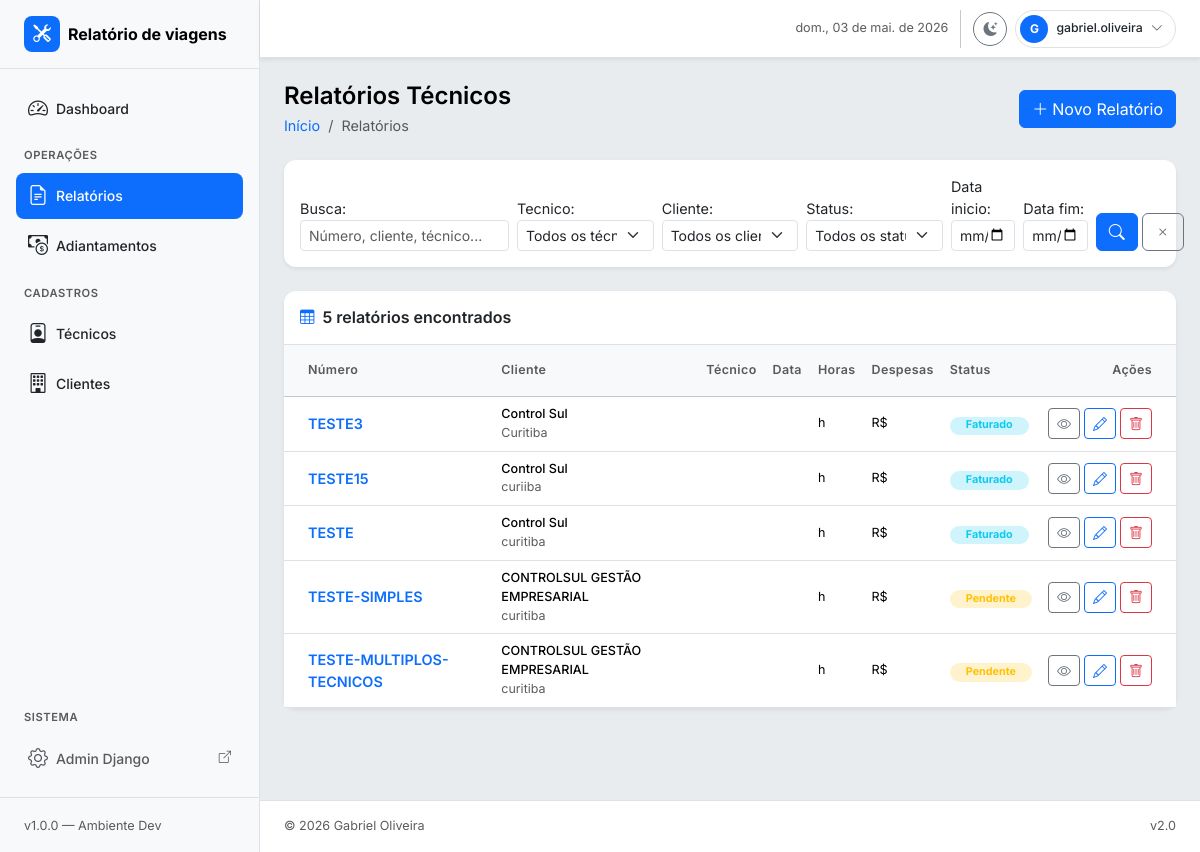
/relatorios/ (signed in), run on the app's committed database.
### relatorios/models.py (models this page shows, shortened)
class RelatorioTecnico(models.Model):
    numero = models.CharField("Número", max_length=30, unique=True)
    status = models.CharField(
        "Status",
        max_length=20,
        choices=StatusRelatorio.choices,
        default=StatusRelatorio.RASCUNHO,
    )
    cliente = models.ForeignKey(
        Cliente,
        on_delete=models.PROTECT,
        related_name="relatorios",
        verbose_name="Cliente",
    )
    tecnico_responsavel = models.ForeignKey(
        Tecnico,
        on_delete=models.PROTECT,
        related_name="relatorios_responsavel",
        verbose_name="Técnico responsável",
    )
    tecnicos_adicionais = models.ManyToManyField(
        Tecnico,
        through="RelatorioTecnicoEquipe",
        related_name="relatorios_equipe",
        blank=True,
        verbose_name="Equipe adicional",
    )
    STATUS_CHOICES = [
        ("rascunho", "Rascunho"),
        ("enviado", "Enviado"),
    ]
    status = models.CharField(
        max_length=20,
        choices=STATUS_CHOICES,
        default="rascunho",
    )
    cidade_atendimento = models.CharField("Cidade de atendimento", max_length=100)
    uf_atendimento = models.CharField(
        "UF",
        max_length=2,
        choices=UF.choices,
        default=UF.PR,
    )
    tipo_localidade = models.CharField(
        "Tipo de localidade",
        max_length=10,
        choices=TipoLocalidade.choices,
        default=TipoLocalidade.INTERIOR,
    )
    data_inicio = models.DateField("Data início")
    data_fim = models.DateField("Data fim")
    motivo = models.TextField("Motivo / Descrição do serviço")
    centro_custo = models.CharField(
        "Centro de custo / Classificação",
        max_length=100,
        blank=True,
        help_text="Aplicado a todos os itens deste relatório.",
    )
    valor_adiantamento = models.DecimalField(
        "Adiantamento recebido (R$)",
        max_digits=10,
        decimal_places=2,
        default=Decimal("0.00"),
        validators=[MinValueValidator(Decimal("0.00"))],
    )
    observacoes = models.TextField("Observações gerais", blank=True)
    criado_em = models.DateTimeField(auto_now_add=True)
    atualizado_em = models.DateTimeField(auto_now=True)
    class Meta:
        verbose_name = "Relatório Técnico"
        verbose_name_plural = "Relatórios Técnicos"
        ordering = ["-data_inicio", "-criado_em"]

class Cliente(models.Model):
    nome = models.CharField("Nome / Razão Social", max_length=200)
    cnpj_cpf = models.CharField(
        "CNPJ / CPF",
        max_length=20,
        blank=True,
        null=True,
        unique=True,
    )
    cidade = models.CharField(
        "Cidade",
        max_length=100,
        blank=True,
        null=True,
    )
    uf = models.CharField(
        "UF",
        max_length=2,
        choices=UF.choices,
        blank=True,
        null=True,
    )
    contato = models.CharField(
        "Contato",
        max_length=100,
        blank=True,
        null=True,
    )
    telefone = models.CharField(
        "Telefone",
        max_length=20,
        blank=True,
        null=True,
    )
    email = models.EmailField(
        "E-mail",
        blank=True,
        null=True,
    )
    ativo = models.BooleanField("Ativo", default=True)
    valor_km = models.DecimalField(
        "Valor por KM (R$)",
        max_digits=10,
        decimal_places=2,
        blank=True,
        null=True,
    )
    criado_em = models.DateTimeField(auto_now_add=True)
    class Meta:
        verbose_name = "Cliente"
        verbose_name_plural = "Clientes"
        ordering = ["nome"]
    def __str__(self):
        return self.nome

### relatorios/views.py (the view, shortened to what this page needs)
# urls.py: path("relatorios/", views.RelatorioListView.as_view(), name="relatorio_list"),
class RelatorioListView(ListView):
    model = RelatorioTecnico
    template_name = "relatorios/relatorio_list.html"
    context_object_name = "relatorios"
    paginate_by = 15
    def get_queryset(self):
        qs = RelatorioTecnico.objects.select_related("cliente", "tecnico_responsavel")
        form = RelatorioFiltroForm(self.request.GET)
        if form.is_valid():
            cd = form.cleaned_data
            if cd.get("tecnico"):
                qs = qs.filter(tecnico_responsavel=cd["tecnico"])
            if cd.get("cliente"):
                qs = qs.filter(cliente=cd["cliente"])
            if cd.get("status"):
                qs = qs.filter(status=cd["status"])
            if cd.get("data_inicio"):
                qs = qs.filter(data_inicio__gte=cd["data_inicio"])
            if cd.get("data_fim"):
                qs = qs.filter(data_fim__lte=cd["data_fim"])
        return qs
    def get_context_data(self, **kwargs):
        ctx = super().get_context_data(**kwargs)
        ctx["form_filtro"] = RelatorioFiltroForm(self.request.GET)
        ctx["titulo_pagina"] = "Relatórios Técnicos"
        ctx["total"] = self.get_queryset().count()
        return ctx

### relatorios/models.py (called while the page is built)
    def __str__(self):
        return self.nome

### templates/relatorios/relatorio_list.html (shortened to what this page needs)
{% extends "base.html" %}
{% block page_title %}Relatórios Técnicos{% endblock %}
{% block breadcrumb %}
  <li class="breadcrumb-item"><a href="{% url 'relatorios:dashboard' %}" class="text-decoration-none">Início</a></li>
  <li class="breadcrumb-item active">Relatórios</li>
{% endblock %}
{% block page_actions %}
  <a href="{% url 'relatorios:relatorio_create' %}" class="btn btn-primary d-flex align-items-center gap-1">
    <i class="bi bi-plus-lg"></i> Novo Relatório
  </a>
{% endblock %}
{% block content %}
<div class="card border-0 shadow-sm mb-4">
  <div class="card-body py-3">
    <form method="get" class="row g-2 align-items-end">
      <div class="col-12 col-md-3">
        {{ form_filtro.busca.label_tag }}
        {{ form_filtro.busca }}
      </div>
      <div class="col-6 col-md-2">
        {{ form_filtro.tecnico.label_tag }}
        {{ form_filtro.tecnico }}
      </div>
      <div class="col-6 col-md-2">
        {{ form_filtro.cliente.label_tag }}
        {{ form_filtro.cliente }}
      </div>
      <div class="col-6 col-md-2">
        {{ form_filtro.status.label_tag }}
        {{ form_filtro.status }}
      </div>
      <div class="col-6 col-md-1">
        {{ form_filtro.data_inicio.label_tag }}
        {{ form_filtro.data_inicio }}
      </div>
      <div class="col-6 col-md-1">
        {{ form_filtro.data_fim.label_tag }}
        {{ form_filtro.data_fim }}
      </div>
      <div class="col-6 col-md-1 d-flex gap-1">
        <button type="submit" class="btn btn-primary w-100">
          <i class="bi bi-search"></i>
        </button>
        <a href="{% url 'relatorios:relatorio_list' %}" class="btn btn-outline-secondary w-100">
          <i class="bi bi-x"></i>
        </a>
      </div>
    </form>
  </div>
</div>
<div class="card border-0 shadow-sm">
  <div class="card-header bg-transparent border-bottom py-3 d-flex align-items-center justify-content-between">
    <div class="d-flex align-items-center gap-2">
      <i class="bi bi-table text-primary"></i>
      <h6 class="mb-0 fw-semibold">
        {{ total }} relatório{{ total|pluralize }} encontrado{{ total|pluralize }}
      </h6>
    </div>
  </div>
  <div class="card-body p-0">
    {% if relatorios %}
    <div class="table-responsive">
      <table class="table table-hover align-middle mb-0">
        <thead class="table-light">
          <tr>
            <th class="ps-4 py-3 fw-semibold text-muted small">Número</th>
            <th class="py-3 fw-semibold text-muted small">Cliente</th>
            <th class="py-3 fw-semibold text-muted small">Técnico</th>
            <th class="py-3 fw-semibold text-muted small">Data</th>
            <th class="py-3 fw-semibold text-muted small">Horas</th>
            <th class="py-3 fw-semibold text-muted small">Despesas</th>
            <th class="py-3 fw-semibold text-muted small">Status</th>
            <th class="py-3 fw-semibold text-muted small text-end pe-4">Ações</th>
          </tr>
        </thead>
        <tbody>
          {% for r in relatorios %}
          <tr>
            <td class="ps-4">
              <a href="{% url 'relatorios:relatorio_detail' r.pk %}"
                 class="fw-semibold text-primary text-decoration-none">
                {{ r.numero }}
              </a>
            </td>
            <td>
              <div class="small fw-medium">{{ r.cliente.nome }}</div>
              <div class="text-muted" style="font-size:.78rem;">{{ r.cidade_atendimento }}</div>
            </td>
            <td class="small">{{ r.tecnico.nome }}</td>
            <td class="small text-muted">{{ r.data_atendimento|date:"d/m/Y" }}</td>
            <td class="small">{{ r.horas_trabalhadas }}h</td>
            <td class="small">R$ {{ r.valor_despesas }}</td>
            <td>
              {% if r.status == 'pendente' %}
                <span class="badge bg-warning-subtle text-warning rounded-pill px-3">Pendente</span>
              {% elif r.status == 'fechado' %}
                <span class="badge bg-success-subtle text-success rounded-pill px-3">Fechado</span>
              {% else %}
                <span class="badge bg-info-subtle text-info rounded-pill px-3">Faturado</span>
              {% endif %}
            </td>
            <td class="text-end pe-4">
              <div class="d-flex gap-1 justify-content-end">
                <a href="{% url 'relatorios:relatorio_detail' r.pk %}"
                   class="btn btn-sm btn-outline-secondary" title="Ver">
                  <i class="bi bi-eye"></i>
                </a>
                <a href="{% url 'relatorios:relatorio_update' r.pk %}"
                   class="btn btn-sm btn-outline-primary" title="Editar">
                  <i class="bi bi-pencil"></i>
                </a>
                <a href="{% url 'relatorios:relatorio_delete' r.pk %}"
                   class="btn btn-sm btn-outline-danger" title="Excluir">
                  <i class="bi bi-trash"></i>
                </a>
              </div>
            </td>
          </tr>
          {% endfor %}
        </tbody>
      </table>
    </div>
    {% endif %}
  </div>
</div>
{% endblock %}

### templates/partials/_navbar.html (shortened to what this page needs)
<header class="navbar bg-body border-bottom px-4 py-2 sticky-top shadow-sm" style="z-index: 1020;">
  <div class="d-flex align-items-center gap-3 w-100">
    <div class="ms-auto d-flex align-items-center gap-2">
      <span class="text-muted small d-none d-lg-inline" id="current-date"></span>
      <button class="btn btn-sm btn-outline-secondary rounded-circle"
              id="theme-toggle"
              title="Alternar tema"
              style="width: 34px; height: 34px;">
        <i class="bi bi-moon-stars-fill" id="theme-icon"></i>
      </button>
      <div class="dropdown">
        <button class="btn btn-sm d-flex align-items-center gap-2 rounded-pill border"
                type="button"
                data-bs-toggle="dropdown"
                aria-expanded="false"
                style="padding: 4px 12px 4px 4px;">
          <div class="d-flex align-items-center justify-content-center rounded-circle bg-primary text-white fw-bold"
               style="width: 28px; height: 28px; font-size: .75rem;">
            {% if request.user.is_authenticated %}
              {{ request.user.get_short_name|default:request.user.username|first|upper }}
            {% else %}
              A
            {% endif %}
          </div>
          <span class="small fw-medium d-none d-md-inline">
            {% if request.user.is_authenticated %}
              {{ request.user.get_short_name|default:request.user.username }}
            {% else %}
              Admin
            {% endif %}
          </span>
          <i class="bi bi-chevron-down small text-muted"></i>
        </button>
      </div>
    </div>
  </div>
</header>

### static/css/custom.css (style rules this page uses)
body { font-family: 'Inter', sans-serif; font-size: .9rem; }
.table thead th { background-color: var(--bs-tertiary-bg); color: var(--bs-secondary-color); }
.card { border-radius: .75rem; transition: box-shadow .2s ease, transform .15s ease; }
.table th { font-size: .78rem; letter-spacing: .03em; }
header.navbar { min-height: 58px; }

### data on the page
RelatorioTecnico: numero "TESTE3", cliente.nome "Control Sul", cidade_atendimento "Curitiba", status "Faturado"
RelatorioTecnico: numero "TESTE15", cliente.nome "Control Sul", cidade_atendimento "curiiba", status "Faturado"
RelatorioTecnico: numero "TESTE", cliente.nome "Control Sul", cidade_atendimento "curitiba", status "Faturado"
RelatorioTecnico: numero "TESTE-SIMPLES", cliente.nome "CONTROLSUL GESTÃO EMPRESARIAL", cidade_atendimento "curitiba", status "Pendente"
RelatorioTecnico: numero "TESTE-MULTIPLOS-TECNICOS", cliente.nome "CONTROLSUL GESTÃO EMPRESARIAL", cidade_atendimento "curitiba", status "Pendente"

### other printed values
{{ request.user.get_short_name|default:request.user.username|first|upper }} "G"
{{ request.user.get_short_name|default:request.user.username }} "gabriel.oliveira"
{{ total }} "5"
